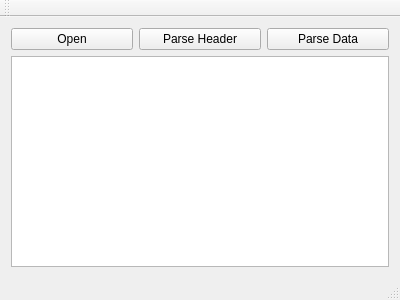
<?xml version="1.0" encoding="UTF-8"?>
<ui version="4.0">
 <class>MainWindow</class>
 <widget class="QMainWindow" name="MainWindow">
  <property name="geometry">
   <rect>
    <x>0</x>
    <y>0</y>
    <width>400</width>
    <height>300</height>
   </rect>
  </property>
  <property name="windowTitle">
   <string>MainWindow</string>
  </property>
  <widget class="QWidget" name="centralWidget">
   <layout class="QGridLayout" name="gridLayout">
    <item row="5" column="0">
     <widget class="QTreeView" name="treeView"/>
    </item>
    <item row="0" column="0">
     <layout class="QHBoxLayout" name="horizontalLayout">
      <item>
       <widget class="QPushButton" name="openButton">
        <property name="text">
         <string>Open</string>
        </property>
       </widget>
      </item>
      <item>
       <widget class="QPushButton" name="parseHeaderButton">
        <property name="text">
         <string>Parse Header</string>
        </property>
       </widget>
      </item>
      <item>
       <widget class="QPushButton" name="parseDataButton">
        <property name="text">
         <string>Parse Data</string>
        </property>
       </widget>
      </item>
     </layout>
    </item>
   </layout>
  </widget>
  <widget class="QMenuBar" name="menuBar">
   <property name="geometry">
    <rect>
     <x>0</x>
     <y>0</y>
     <width>400</width>
     <height>25</height>
    </rect>
   </property>
  </widget>
  <widget class="QToolBar" name="mainToolBar">
   <attribute name="toolBarArea">
    <enum>TopToolBarArea</enum>
   </attribute>
   <attribute name="toolBarBreak">
    <bool>false</bool>
   </attribute>
  </widget>
  <widget class="QStatusBar" name="statusBar"/>
 </widget>
 <layoutdefault spacing="6" margin="11"/>
 <resources/>
 <connections/>
</ui>
